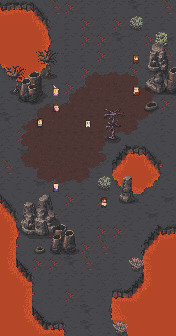

The image is a tile-based game level rendered from a .tmx file. Its description and complete source (layers, tilesets, objects, tile grids) follow:
An orthogonal 11x21 tile map with 16x16 px tiles, 6 tile layers (Warstwa Kafelków 4, Warstwa Kafelków 7, Warstwa Kafelków 5, Warstwa Kafelków 6, ...), 2 hidden layers not drawn.

<map version="1.5" tiledversion="2021.02.15" orientation="orthogonal" renderorder="left-down" width="11" height="21" tilewidth="16" tileheight="16" infinite="0" nextlayerid="21" nextobjectid="1">
 <tileset firstgid="1" source="../world_tiles/tileset.tsx" />
 <layer id="14" name="Warstwa Kafelków 4" width="11" height="21">
  <data encoding="csv">
12111,12114,12115,12722,12624,12412,12325,12412,12829,12412,12722,
12211,12214,12215,12216,12412,12624,12325,12624,12412,12412,12412,
12612,12612,12315,12316,12412,12624,12624,12829,12325,12624,12930,
12612,12611,12615,12616,12412,12412,12624,12325,12412,12412,12722,
12710,12711,12715,12325,12325,12624,12325,12325,12624,12930,12412,
12810,12811,12930,12325,12624,12412,12325,12624,12624,12412,12412,
12412,12412,12412,12412,12412,12412,12325,12412,12322,12322,12624,
12829,12325,12325,12624,12412,12325,12829,12829,12829,12322,12412,
12325,12624,12412,12624,12325,12412,12412,12412,12705,12706,12412,
12412,12930,12412,12412,12412,12624,12109,12110,12114,12115,12116,
12722,12412,12722,12930,12624,12412,12412,12210,12214,12215,12616,
12412,12412,12930,12624,12412,12412,12412,12710,12711,12715,12716,
12115,12116,12412,12412,12624,12412,12624,12810,12811,12716,12930,
12215,12216,12412,12624,12412,12325,12412,12413,12322,12930,12413,
12315,12316,12829,12624,12325,12412,12624,12624,12109,12110,12111,
12601,12602,12412,12325,12325,12624,12722,12412,12209,12210,12211,
12701,12702,12624,12624,12829,12722,12412,12412,12607,12608,12613,
12801,12802,12216,12412,12412,12412,12325,12325,12707,12708,12613,
12613,12601,12602,12322,12624,12412,12325,12514,12807,12808,12613,
12613,12701,12702,12703,12412,12829,12313,12314,12613,12613,12613,
12613,12801,12802,12511,12512,12829,12413,12207,12613,12613,12613
</data>
 </layer>
 <layer id="18" name="Warstwa Kafelków 7" width="11" height="21">
  <data encoding="csv">
0,0,0,0,0,0,0,0,0,0,0,
0,0,0,0,0,0,0,0,0,0,0,
0,0,0,0,0,0,0,0,0,0,0,
0,0,0,0,0,0,0,0,0,0,0,
0,0,0,0,0,0,0,0,0,0,0,
0,0,0,0,0,0,0,0,0,0,0,
0,0,0,0,0,0,0,0,0,0,0,
0,0,0,0,0,0,0,0,0,0,0,
0,0,0,0,0,0,0,0,0,0,0,
0,0,0,0,0,0,0,0,0,0,0,
0,0,0,0,0,0,0,0,0,0,0,
0,0,0,0,0,0,0,0,0,0,0,
0,0,0,0,0,0,0,0,0,0,0,
0,0,0,0,0,0,0,0,0,0,0,
0,0,0,12172,12173,0,0,0,0,0,0,
0,0,0,12272,12273,0,0,0,0,0,0,
0,0,0,0,0,0,0,0,0,0,0,
0,0,0,0,0,0,0,0,0,0,0,
0,0,0,0,0,0,0,0,0,0,0,
0,0,0,0,0,0,0,0,0,0,0,
0,0,0,0,0,0,0,0,0,0,0
</data>
 </layer>
 <layer id="15" name="Warstwa Kafelków 5" width="11" height="21">
  <data encoding="csv">
0,0,0,0,0,0,0,0,0,0,0,
0,0,0,0,0,0,0,0,0,0,0,
0,0,0,0,0,0,0,0,0,13568,13569,
0,0,0,0,0,0,0,0,0,0,0,
0,0,0,0,12750,12751,12752,12753,12754,12755,0,
0,0,0,0,12850,12851,12852,12853,12854,12855,0,
0,12750,12751,12752,12851,12952,12952,12953,12954,12955,0,
0,12850,12851,12852,12952,12952,12952,12952,13154,13155,0,
0,12950,12951,12952,12952,12952,13154,13253,13254,13255,0,
0,13050,13051,12952,12952,12952,13055,0,0,0,0,
0,13150,13151,13152,13153,13154,13155,0,0,0,0,
0,13250,13251,13252,13253,13254,13255,0,0,0,0,
0,0,0,0,0,0,0,0,0,0,0,
0,0,0,0,0,0,0,0,0,0,0,
0,0,0,0,0,0,0,0,0,0,0,
0,0,0,0,0,0,0,0,0,0,0,
0,0,0,0,0,0,0,0,0,0,0,
0,0,0,0,0,0,0,0,0,0,0,
0,0,0,0,0,0,0,0,0,0,0,
0,0,0,0,0,0,0,0,0,0,0,
0,0,0,0,0,0,0,0,0,0,0
</data>
 </layer>
 <layer id="17" name="Warstwa Kafelków 6" width="11" height="21">
  <data encoding="csv">
0,0,0,0,0,0,0,0,0,0,0,
0,0,0,0,0,0,0,0,13660,0,0,
0,0,0,0,0,0,0,0,0,12873,12874,
0,0,12659,12660,0,0,0,0,0,12973,12974,
12959,12960,12759,12760,0,0,0,0,0,13073,13074,
13059,13060,0,0,0,0,0,0,0,13173,13174,
0,0,0,0,0,0,12863,12864,0,0,0,
0,0,0,0,0,0,12963,12964,0,0,0,
0,0,0,0,0,0,13063,13064,0,0,0,
0,0,0,0,0,0,0,0,0,0,0,
0,0,0,0,0,0,0,0,0,0,0,
0,0,0,0,0,0,13660,12468,12469,0,0,
0,12372,12373,12374,0,0,0,12568,12569,0,0,
0,12472,12473,12474,0,0,0,0,0,0,0,
0,12572,12573,12574,0,0,0,0,0,0,0,
0,0,0,0,0,0,0,0,0,0,0,
0,0,0,0,0,0,0,0,13459,0,0,
0,0,0,0,0,0,0,0,0,0,0,
0,0,0,0,0,0,0,0,0,0,0,
0,0,0,0,0,0,0,0,0,0,0,
0,0,0,0,0,0,0,13459,0,0,0
</data>
 </layer>
 <layer id="19" name="Warstwa Kafelków 8" width="11" height="21">
  <data encoding="csv">
0,0,0,0,0,0,0,0,0,0,0,
0,0,0,0,0,0,0,0,0,0,0,
0,0,0,0,0,0,0,0,0,0,0,
0,0,0,0,0,0,0,0,0,0,0,
0,12168,12169,0,0,0,0,0,0,0,12159,
0,12268,12269,0,0,0,0,0,0,0,12259,
0,12368,12369,0,0,0,0,0,0,15628,0,
0,0,0,0,0,0,0,0,0,0,0,
0,0,0,0,0,0,0,0,0,0,0,
0,0,0,0,0,0,0,0,0,0,0,
0,0,0,0,0,0,0,0,0,0,0,
0,0,0,0,0,0,0,0,0,0,0,
0,0,0,0,0,0,0,0,0,0,0,
0,0,0,0,0,0,0,0,0,0,0,
0,0,0,0,0,0,0,0,0,0,0,
0,0,15428,0,0,0,0,0,0,0,0,
0,0,0,0,0,0,0,0,0,0,0,
0,0,0,0,0,0,0,0,0,0,0,
0,0,0,0,0,0,0,0,0,0,0,
0,0,0,0,0,0,0,0,0,0,0,
0,0,0,0,0,0,0,0,0,0,0
</data>
 </layer>
 <layer id="7" name="anim" width="11" height="21" visible="0">
  <data encoding="csv">
0,0,0,0,0,0,0,0,0,0,0,
0,0,0,0,0,0,0,0,0,0,15628,
0,0,0,0,0,0,0,0,0,0,0,
0,0,0,0,0,0,0,15429,0,0,0,
0,0,0,0,0,0,0,0,0,0,0,
0,0,0,0,0,0,0,0,0,0,0,
0,0,0,0,0,0,0,0,0,0,0,
0,0,0,0,0,0,0,0,0,0,0,
0,0,0,0,0,0,0,0,0,0,0,
0,0,0,0,0,0,0,0,0,0,0,
0,0,0,0,0,0,0,0,0,0,0,
0,0,0,0,0,0,0,0,0,0,0,
0,0,0,0,0,0,0,0,0,0,0,
0,0,0,0,0,0,0,0,0,0,0,
0,0,0,0,0,0,0,0,15528,0,0,
0,0,0,0,0,0,0,0,0,0,0,
0,0,0,0,0,0,0,0,0,0,0,
0,0,0,0,0,0,0,0,0,0,0,
0,0,0,0,0,0,0,0,0,0,0,
0,0,0,15628,0,0,0,0,0,0,0,
0,0,0,0,0,0,0,0,0,0,0
</data>
 </layer>
 <layer id="8" name="characters" width="11" height="21">
  <data encoding="csv">
0,0,0,0,0,0,0,0,0,0,0,
0,0,0,0,0,0,0,0,0,0,0,
0,0,0,0,0,0,0,0,0,0,0,
0,0,0,0,0,0,0,0,15615,0,0,
0,0,0,0,0,0,0,0,0,0,0,
0,0,0,15516,0,0,0,0,15715,0,0,
0,0,0,15716,0,0,0,0,0,0,0,
0,0,15415,0,0,15416,0,0,0,0,0,
0,0,0,0,0,0,0,0,0,0,0,
0,0,0,0,0,0,0,0,0,0,0,
0,0,0,0,0,0,0,0,0,0,0,
0,0,0,15515,0,0,0,0,0,0,0,
0,0,0,0,0,0,15617,0,0,0,0,
0,0,0,0,0,0,0,0,0,0,0,
0,0,0,0,0,0,0,0,0,0,0,
0,0,0,0,0,0,0,0,0,0,0,
0,0,0,0,0,0,0,0,0,0,0,
0,0,0,0,0,0,0,0,0,0,0,
0,0,0,0,0,0,0,0,0,0,0,
0,0,0,0,0,0,0,0,0,0,0,
0,0,0,0,0,0,0,0,0,0,0
</data>
 </layer>
 <layer id="9" name="walkable" width="11" height="21" visible="0">
  <data encoding="csv">
15437,15437,15537,15537,15537,15537,15537,15537,15537,15537,15537,
15437,15437,15437,15537,15537,15537,15537,15537,15437,15437,15437,
15437,15437,15437,15537,15537,15537,15537,15537,15537,15437,15437,
15437,15437,15437,15437,15537,15537,15537,15437,15537,15437,15437,
15437,15437,15437,15437,15537,15537,15537,15537,15537,15437,15437,
15437,15437,15437,15537,15537,15537,15537,15537,15537,15437,15437,
15537,15437,15437,15537,15537,15537,15537,15537,15537,15537,15537,
15537,15537,15537,15537,15537,15537,15437,15437,15537,15537,15537,
15537,15537,15537,15537,15537,15537,15437,15437,15537,15537,15537,
15537,15537,15537,15537,15537,15537,15537,15437,15437,15437,15537,
15537,15537,15537,15537,15537,15537,15537,15437,15437,15437,15537,
15537,15537,15537,15537,15537,15537,15437,15437,15437,15437,15537,
15537,15537,15437,15437,15537,15537,15537,15437,15437,15537,15537,
15437,15437,15437,15437,15537,15537,15537,15537,15537,15537,15537,
15437,15437,15437,15437,15437,15537,15537,15437,15437,15537,15437,
15437,15537,15537,15437,15437,15537,15537,15537,15537,15437,15437,
15437,15537,15537,15537,15537,15537,15537,15537,15437,15437,15437,
15437,15437,15537,15537,15537,15537,15537,15537,15437,15437,15437,
15437,15437,15537,15537,15537,15537,15537,15437,15437,15437,15437,
15437,15437,15537,15437,15537,15537,15537,15437,15437,15437,15437,
15437,15437,15437,15437,15537,15537,15537,15437,15437,15437,15437
</data>
 </layer>
</map>
